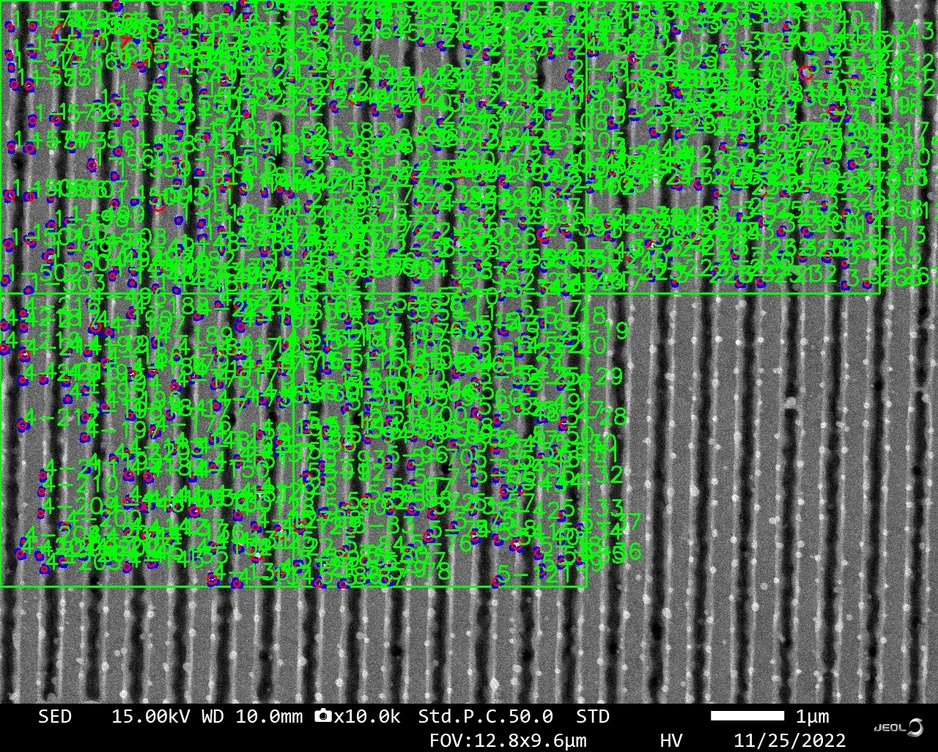
#> input picture 03_nano-beads/beads_count/400Hz_1shot_10k.jpg_numbered.jpg, 938 x 752 px, shrunk from 1280 x 1026 before the run; its folder holds only this picture in this run
$ python -i 01_test.py   (imports and definitions only)
#> lines starting #> are read from the running program, lines starting #| are printed output that depends on the picture; after the words box and inside, x2 and y2 are one past the last pixel; in counts of white or black regions, pixels touching at a corner belong together
import cv2
import numpy as np
import pandas as pd
from pathlib import Path
import math

# ======== 設定ここだけ変えればOK ========

# 画像フォルダ
image_dir = Path(r"C:\Users\YamaLab-38\Downloads\D75_x10\10mJ_x30k")

# 出力フォルダ（なければ image_dir と同じでもOK）
output_dir = image_dir  # Path(r"...") に変えてもよい

# 丸っこさのしきい値（1.0 が完全な円）
CIRCULARITY_THRESHOLD = 0.7

# スケール（nm / pixel）を使いたい場合（なければ 1.0 のままでOK）
NM_PER_PIXEL = 1.6666667

# ========================================


def detect_round_particles(img_path: Path):
    """1枚の画像から丸っこい粒子を検出し、情報を DataFrame で返す。"""
    # 画像読み込み（グレースケール）
    img = cv2.imread(str(img_path), cv2.IMREAD_GRAYSCALE)
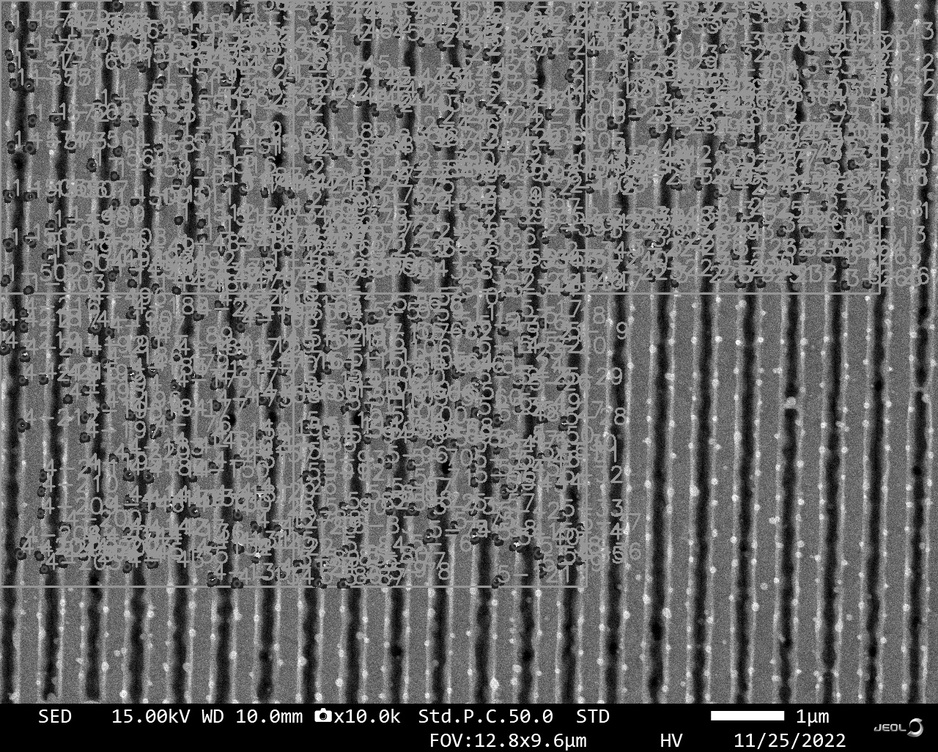
#> img: shape (752, 938); min 0, max 255, mean 102.7
    if img is None:
        print(f"[WARN] Cannot read image: {img_path}")
        return pd.DataFrame()

    # ノイズを減らす（ガウシアンブラー）
    blurred = cv2.GaussianBlur(img, (5, 5), 0)

    # Otsu で2値化（粒子が暗い前提：THRESH_BINARY_INV）
    _, binary = cv2.threshold(
        blurred, 0, 255,
        cv2.THRESH_BINARY_INV + cv2.THRESH_OTSU
    )
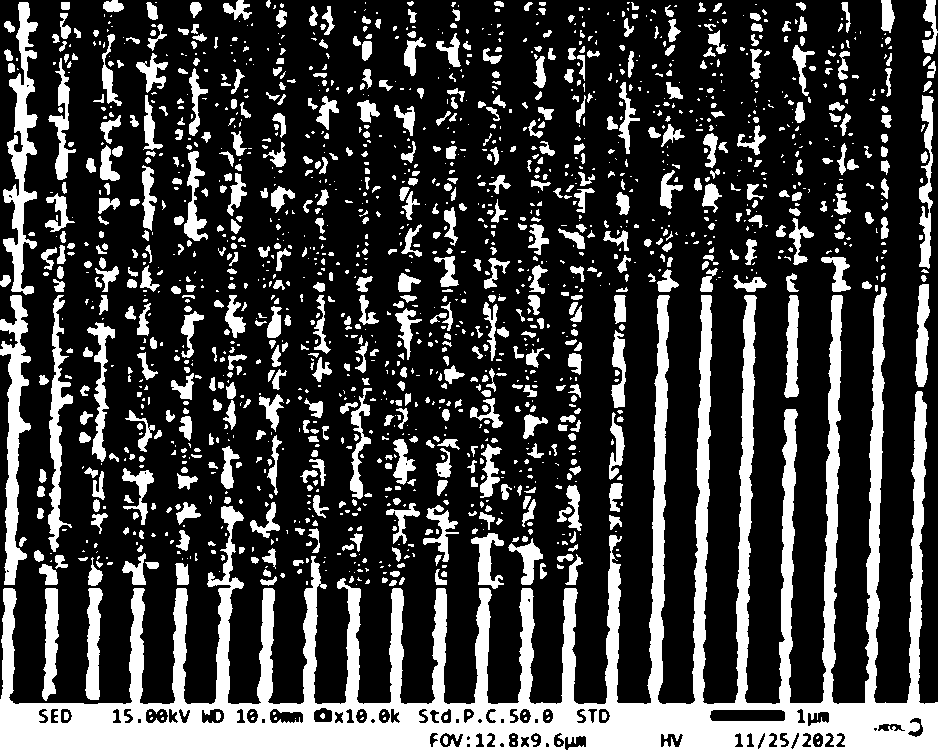
#> binary: shape (752, 938); 25.1% white; 1627 white regions (909 under 20 px)

    # 輪郭抽出
    contours, _ = cv2.findContours(
        binary, cv2.RETR_EXTERNAL, cv2.CHAIN_APPROX_SIMPLE
    )
#> contours = 1597 contours, 1074 with area under 20; largest, box (x1, y1, x2, y2) and area: (0, 287, 938, 752) 88357, (3, 2, 38, 295) 3436, (0, 295, 31, 585) 3394, (48, 295, 73, 552) 1956, (85, 588, 103, 700) 1192

    records = []

    for idx, cnt in enumerate(contours, start=1):
        # 面積と周囲長
        area = cv2.contourArea(cnt)
        if area <= 0:
            continue
        perimeter = cv2.arcLength(cnt, True)
        if perimeter <= 0:
            continue

        # 円形度 (C = 4πA / P^2)
        circularity = 4.0 * math.pi * area / (perimeter * perimeter)

        if circularity < CIRCULARITY_THRESHOLD:
            # 丸っこくないものはスキップ
            continue

        # 重心（座標）
        M = cv2.moments(cnt)
        if M["m00"] == 0:
            continue
        cx = M["m10"] / M["m00"]
        cy = M["m01"] / M["m00"]

        # 等価円半径 (A = πr² → r = sqrt(A/π))
        r_pixel = math.sqrt(area / math.pi)
        d_pixel = 2.0 * r_pixel

        # nm に変換（スケールを使いたい場合）
        r_nm = r_pixel * NM_PER_PIXEL
        d_nm = d_pixel * NM_PER_PIXEL

        records.append({
            "id": idx,
            "cx_pixel": cx,
            "cy_pixel": cy,
            "radius_pixel": r_pixel,
            "diameter_pixel": d_pixel,
            "radius_nm": r_nm,
            "diameter_nm": d_nm,
            "area_pixel": area,
            "circularity": circularity,
        })
#> this loop made 1597 passes
#> (area, perimeter, circularity) on passes 1, 2, 11: (1192.5, 263, 0.217), (1159.5, 263.8, 0.209), (63.5, 45.21, 0.39)
#> after the loop, records = 469 items

    df = pd.DataFrame(records)
#> df = table of 469 rows and 9 columns
    return df


def main():
    output_dir.mkdir(parents=True, exist_ok=True)

    # 画像拡張子の候補
    exts = [".bmp", ".tif", ".tiff", ".png", ".jpg", ".jpeg"]

    for img_path in sorted(image_dir.iterdir()):
        if img_path.suffix.lower() not in exts:
            continue

        print(f"Processing: {img_path.name}")
        df = detect_round_particles(img_path)

        # 出力ファイル名は元画像名 + "_circles.csv"
        out_csv = output_dir / f"{img_path.stem}_circles.csv"

        df.to_csv(out_csv, index=False)
        print(f"  -> {len(df)} particles saved to {out_csv.name}")


# [2 lines not run here, left out]

>>> result = detect_round_particles('../beads_count/400Hz_1shot_10k.jpg_numbered.jpg')
#> result = table of 469 rows and 9 columns
